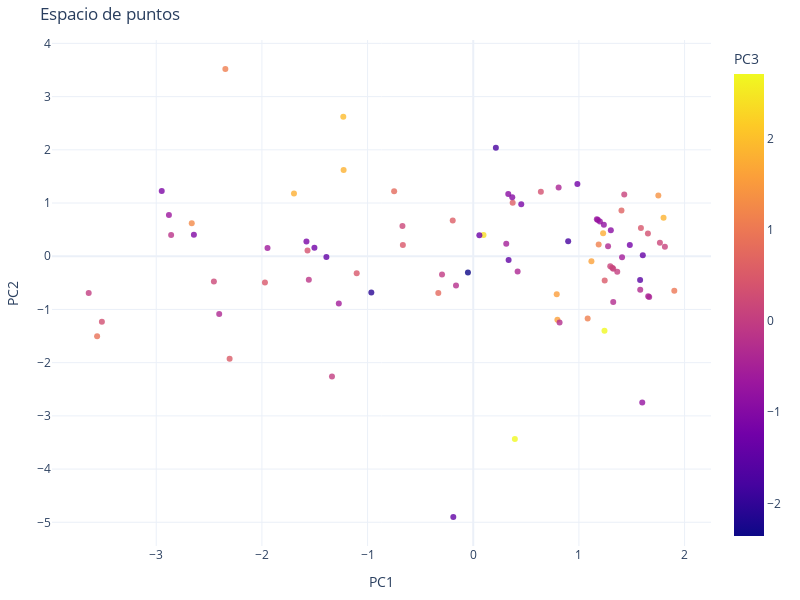

Notebook code cell kept with this figure:
### Code cell
import plotly.express as px
import matplotlib.pyplot as plt
import seaborn as sns

color_column = "PC3" if "PC3" in df_space.columns else "PC2"

fig = px.scatter(
    df_space,
    x="PC1",
    y="PC2",
    color=color_column,
    hover_name="ID",
    title="Espacio de puntos",
    width=800,
    height=600,
)

fig.update_traces(marker=dict(size=6, opacity=0.8), selector=dict(mode='markers'))
fig.update_layout(
    margin=dict(l=20, r=20, t=40, b=20),
    template="plotly_white",
    showlegend=False
)
fig.show()
